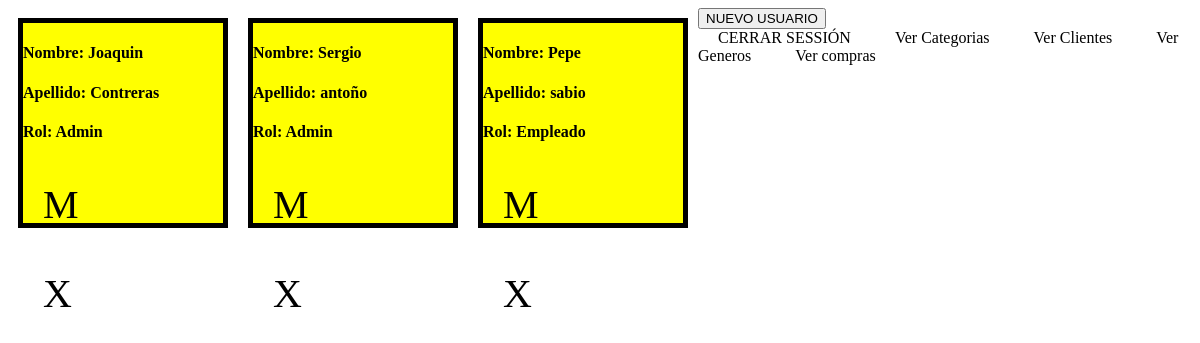
Page /admin/usuarios.php (signed in) on the committed database.
### tables this page shows
create table if not exists empleado (
	id_emple int primary key auto_increment ,
    nombre varchar(50),
    apellido varchar(50) ,
    contrasena varchar(30),
    is_admin  BOOLEAN NOT NULL ,
    img VARCHAR(250)
);

### includes/tabla_usuarios.php (the view)
<div class="usuario">
    <h4>Nombre: <?= $fila["nombre"]?></h4>
    <h4>Apellido: <?= $fila["apellido"]?></h4>
    <h4>Rol: <?php
        if($fila["is_admin"]==0){
            echo "Empleado";
            $rol = "Empleado";
        }else{
            echo "Admin";
            $rol = "Admin";
        }
    ?>
    </h4>
    <p class="x">
        <a href="modificarUsuario.php?id=<?= $fila["id_emple"]?>&nombre=<?= $fila["nombre"]?>&apellido=<?= $fila["apellido"]?>&rol=<?= $rol?>">
        M
        </a>
    </p>
    <p class="x genero">
        <a  class="eliminar" href="#" onclick="validarRemove(id=<?= $fila['id_emple']?>,3)">
        X
        </a>
    </p>
</div>

### admin/usuarios.php (shortened to what this page needs)
<!DOCTYPE html>
<html lang="en">
<head>
    <link rel="stylesheet" href="../css/stylos_generos.css">
</head>
<body>
    <?php
        require("db_conect.php");
        $sql = "select * from empleado;";
        $result = $con->query($sql);
        if($result->num_rows > 0){
            while($fila = $result->fetch_assoc()){
                include("../includes/tabla_usuarios.php");
            }
        }else{
        }
    ?>
    <form action="modificarUsuario.php?id=-1&nombre= &apellido= &rol=' '" method="post">
        <input type="submit" value="NUEVO USUARIO">
    </form>
    <a href="validar.php?cerrar=0">CERRAR SESSIÓN</a>
    <a href="generos.php">Ver Categorias</a>
    <a href="clientes.php">Ver Clientes</a>
    <a href="generos.php">Ver Generos</a>
    <a href="compras.php">Ver compras</a>
</body>
</html>

### css/stylos_generos.css (style rules this page uses)
.usuario { float: left; width: 200px; height: 200px; background-color: yellow; border: 5px solid black; margin-left: 10px; margin: 10px; }
.x { font-size: 40px; color: black; padding-bottom: 2px; }
a { text-decoration: none; color: black; margin: 20px; }

### rows in the picture
empleado: nombre "Joaquin", apellido "Contreras", is_admin "Admin"
empleado: nombre "Sergio", apellido "antoño", is_admin "Admin"
empleado: nombre "Pepe", apellido "sabio", is_admin "Empleado"
